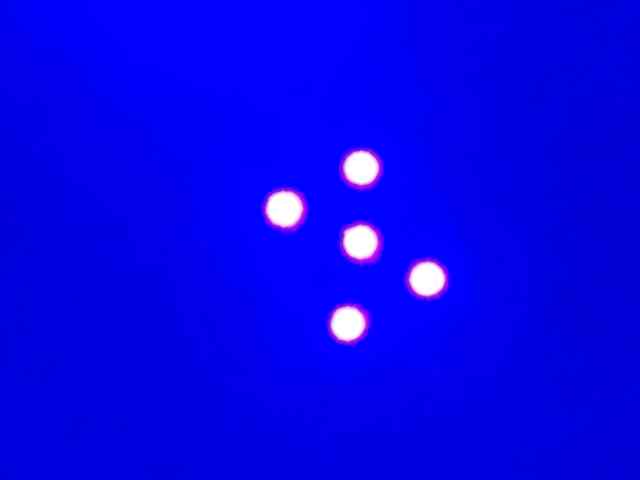
#> input picture Task_4b/image_1.png, 640 x 480 px
$ python detection.py --image image_1.png
#> lines starting #> are read from the running program, lines starting #| are printed output that depends on the picture; after the words box and inside, x2 and y2 are one past the last pixel; in counts of white or black regions, pixels touching at a corner belong together
'''
# Team ID:          2902
# Theme:            Luminosity Drone
# Author List:      Manila Raj Putra, Aman Kumar, Harsh Gulzar, Shivam Kumar
# Filename:         LD_2902_led_detection.py
# Functions:        None
# Global variables: None
'''

# import the necessary packages
from imutils import contours
from skimage import measure
import numpy as np
import imutils
import cv2
import math
import argparse

parser = argparse.ArgumentParser()
parser.add_argument("--image", help = "Image File Name ")
args = parser.parse_args()

organism_type = " "


# load the image
# image = cv2.imread('led.jpg', 1)                                    #Reading the image named 'led.jpg' and storing in variable image
# image = cv2.imread('image_1.png', 1)                                    #Reading the image named 'led.jpg' and storing in variable image
image = cv2.imread("image_1.png", 1)                                    #Reading the image named 'led.jpg' and storing in variable image
#> image is the input picture: shape (480, 640, 3); mean B, G, R 234.2, 4.3, 6.5

# convert it to grayscale, and blur it
grayscale_image = cv2.cvtColor(image,cv2.COLOR_BGR2GRAY)            #Converting 'image' to grayscale and storing it
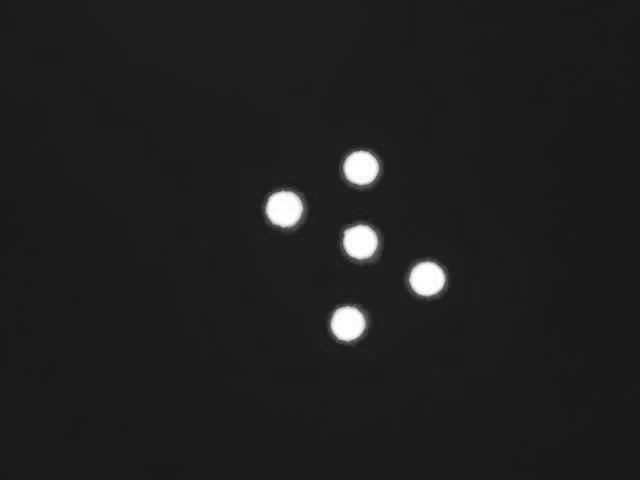
#> grayscale_image: shape (480, 640); min 24, max 255, mean 31.2
blurred_image = cv2.GaussianBlur(grayscale_image, (5, 5), 0)        #Blurring 'grayscale_image' using gaussianblur and storing it in blurred_image varible

# threshold the image to reveal light regions in the blurred image
threshold = cv2.threshold(blurred_image, 225, 255, 0)[1]            #Thresholding 'blurred_image' with thresh value- 225,255,0 and storing it
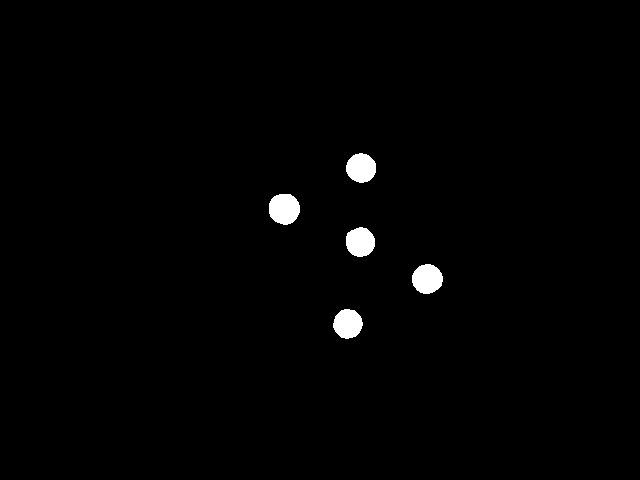
#> threshold: shape (480, 640); 1.2% white; 5 white regions, box (x1, y1, x2, y2) and area: (269, 194, 300, 225) 772, (412, 264, 443, 294) 719, (346, 153, 376, 183) 696, (346, 227, 375, 257) 686, (333, 309, 363, 339) 682

# perform a series of erosions and dilations to remove any small blobs of noise from the thresholded image
threshold = cv2.erode(threshold, None, iterations=2)                #Performing erosion with 2 iterations
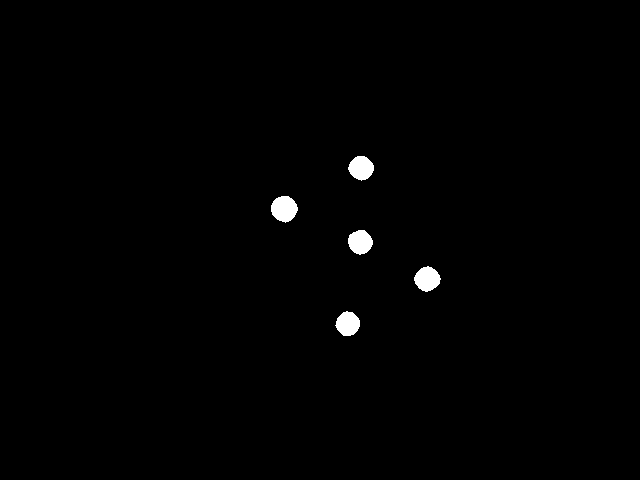
#> threshold: shape (480, 640); 0.79% white; 5 white regions, box (x1, y1, x2, y2) and area: (271, 196, 298, 223) 540, (414, 266, 441, 292) 491, (348, 156, 374, 181) 472, (348, 230, 373, 255) 466, (335, 311, 360, 336) 458
threshold = cv2.dilate(threshold, None, iterations=4)               #Performing dilations with 4 iterations
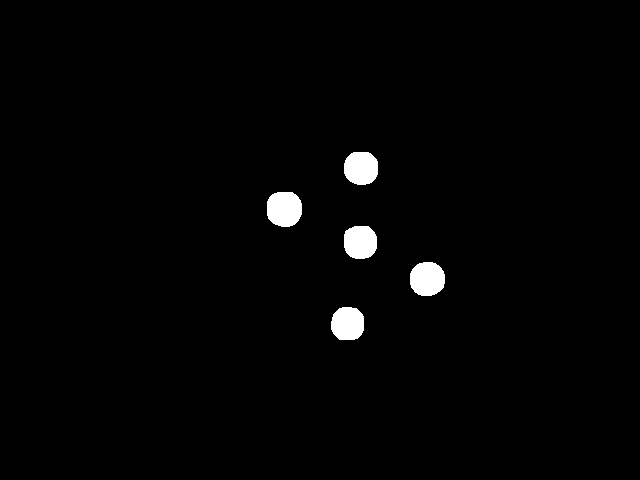
#> threshold: shape (480, 640); 1.6% white; 5 white regions, box (x1, y1, x2, y2) and area: (267, 192, 302, 227) 1036, (410, 262, 445, 296) 979, (344, 152, 378, 185) 944, (344, 226, 377, 259) 930, (331, 307, 364, 340) 922

# perform a connected component analysis on the thresholded image, then initialize a mask to store only the "large" components
labels = measure.label(threshold,  background=0)                    #Performing connected component analysis
#> labels: shape (480, 640) int64; 6 distinct labels, from 0 to 5
mask = np.zeros(threshold.shape, dtype="uint8")                     #Initializing an empty mask value with same threshold shape

# loop over the unique components
for label in np.unique(labels):

	# if this is the background label, ignore it
    if label == 0:                                                  #If label is 0 , continue
        continue

	# otherwise, construct the label mask and count the number of pixels
    labelMask = np.zeros(threshold.shape, dtype="uint8")            #Initializing an empty label mask with same threshold
    labelMask[labels == label] = 255                                #Setting Current pixel level to 255
    numPixels = cv2.countNonZero(labelMask)                         #Counting Non Zero pixels in label mask

	# if the number of pixels in the component is sufficiently large, then add it to our mask of "large blobs"
    if numPixels > 300:
        mask = cv2.add(mask, labelMask)                             #If Number of Pixels greater than 300 , adding labelmask to mask
#> this loop made 6 passes
#> numPixels on passes 2 to 6: 944, 1036, 930, 979, 922
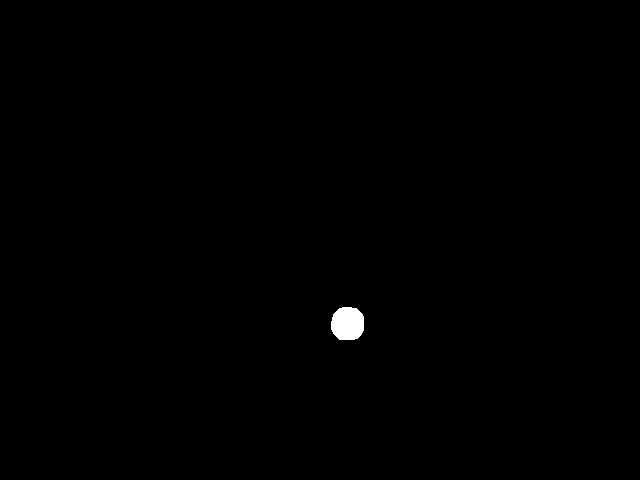
#> labelMask: shape (480, 640); 0.3% white; 1 white region

# find the contours in the mask, then sort them from left to right
contours, _ = cv2.findContours(mask.copy(), cv2.RETR_EXTERNAL, cv2.CHAIN_APPROX_SIMPLE) #Finding Contours
#> contours = 5 contours; box (x1, y1, x2, y2) and area: (267, 192, 302, 227) 984, (410, 262, 445, 296) 928, (344, 152, 378, 185) 894, (344, 226, 377, 259) 880, (331, 307, 364, 340) 873
contours = sorted(contours, key=lambda c: cv2.boundingRect(c)[0])                       #Sorting Contours based on x-coordinates

# loop over the contours

# Initialize lists to store centroid coordinates and area
centroids = []                                                      #Centroids List to store centroid coordinates


#Looping over enumerate contours
for i, contour in enumerate(contours):
    #calculating moments
    points = cv2.moments(contour)                                   #storing moments in points
    centroid_X = float(points["m10"] / points["m00"])               #Calculating centroid X-coordintes
    centroid_Y = float(points["m01"] / points["m00"])               #Calculating centroid Y-coordinates
    #["m00"] -- represnts Total Area of Object
    #["m10"] -- Gives center of mass in X-Axis
    #["m01"] -- Gives center of mass in Y-Axis
    centroid = (centroid_X,centroid_Y)                              #Storing Coordinates

    (x,y),radius = cv2.minEnclosingCircle(contour)                  #Calculating radius, x&y points using minEnclosing circle method
    radius = int(radius)                                            #Coverting radius to integer
    center = (int(x),int(y))                                        #converting centers to integer

    # Draw the bright spot on the image
    cv2.drawContours(image,[contour],-1,(0,0,255),2)                #Drawing Contour on the Image
    cv2.putText(image,'+'+str(i+1),(center[0],center[1]-radius-10),cv2.FONT_HERSHEY_COMPLEX,0.6,(0,0,255),2) #Adding a label above the contoured image

    # Append centroid coordinates
    centroids.append(centroid)                                      #Appending Centroids to 'centroids' list
#> this loop made 5 passes
#> (centroid_X, centroid_Y, x, y, radius, center) on passes 1 to 5: (283.9, 208.6, 283.6, 208.6, 18, (283, 208)), (347.3, 323.3, 347.5, 323.5, 17, (347, 323)), (359.9, 241.8, 359.5, 241.5, 17, (359, 241)), (360.7, 167.7, 360.7, 167.7, 17, (360, 167)), (426.9, 278.6, 426.9, 279, 17, (426, 278))
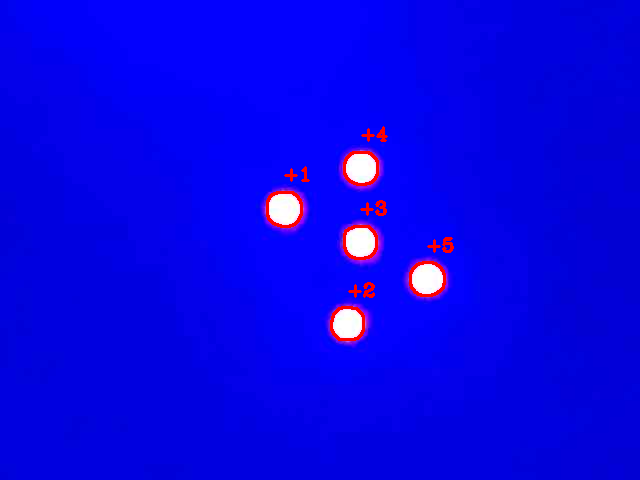
#> image: shape (480, 640, 3); 0.87% of pixels changed, all inside (x1, y1, x2, y2) = (266, 126, 454, 341)
#> after the loop, centroids = [(283.9, 208.6), (347.3, 323.3), (359.9, 241.8), (360.7, 167.7), (426.9, 278.6)]

# Save the output image as a PNG file
cv2.imwrite(f"{args.image}_detection_results.png", image)                     #Saving the image with detected LEDs

number_of_contours = len(contours)
#> number_of_contours = 5

if number_of_contours == 2 :
    organism_type = "alien_a"

if number_of_contours == 3:
    organism_type = "alien_b"

if number_of_contours == 4:
    organism_type = "alien_c"

if number_of_contours == 5:
    organism_type = "alien_d"


# Open a text file for writing
with open(f"{args.image}_detection_results.txt", "w") as file:                #Opening a TextFile for writing
    # Write the number of LEDs detected to the file
    file.write(f"Organism Type: {organism_type}\n")
    # Looping over the contours
    for i, contour in enumerate(contours):
        # Centroid coordinates and area for each LED
         file.write(f"Centroid #{i + 1}: {centroid}\n")
#> this loop made 5 passes

# Close the text file
file.close()  #Closing the Text File

$ run again, with Task_4b/image_2.png copied over Task_4b/image_1.png
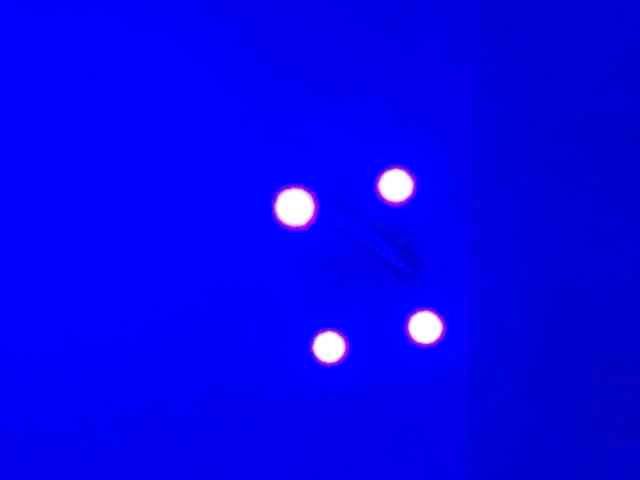
#> input picture Task_4b/image_2.png, 640 x 480 px
#> image is the input picture: shape (480, 640, 3); mean B, G, R 237.2, 3.7, 5.7
#> `threshold = cv2.dilate(threshold, None, iterations=4)`:
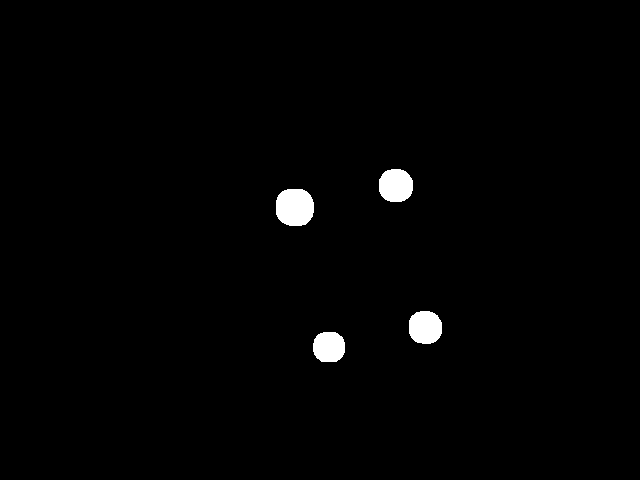
#> threshold: shape (480, 640); 1.3% white; 4 white regions, box (x1, y1, x2, y2) and area: (276, 189, 314, 226) 1198, (379, 169, 413, 202) 935, (409, 311, 442, 344) 911, (313, 332, 345, 362) 816
#> labels: shape (480, 640) int64; 5 distinct labels, from 0 to 4
#> the loop `for label in np.unique(labels):` made 5 passes
#> numPixels on passes 2 to 5: 935, 1198, 911, 816
#> contours = 4 contours; box (x1, y1, x2, y2) and area: (276, 189, 314, 226) 1142, (379, 169, 413, 202) 886, (409, 311, 442, 344) 862, (313, 332, 345, 362) 769
#> the loop `for i, contour in enumerate(contours):` made 4 passes
#> (centroid_X, centroid_Y, x, y, radius, center) on passes 1 to 4: (294.3, 206.9, 294, 207.2, 20, (294, 207)), (328.6, 346.6, 328.6, 346.5, 16, (328, 346)), (395.4, 185.1, 395.5, 185.1, 17, (395, 185)), (424.8, 327, 424.8, 326.8, 17, (424, 326))
#> after the loop `for i, contour in enumerate(contours):`:
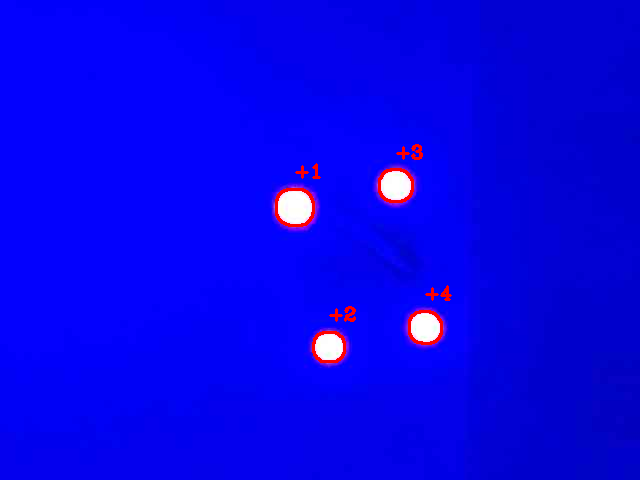
#> image: shape (480, 640, 3); 0.69% of pixels changed, all inside (x1, y1, x2, y2) = (275, 144, 452, 363)
#> after the loop `for i, contour in enumerate(contours):`: centroids = [(294.3, 206.9), (328.6, 346.6), (395.4, 185.1), (424.8, 327)]
#> number_of_contours = 4
#> the loop `for i, contour in enumerate(contours):` made 4 passes
